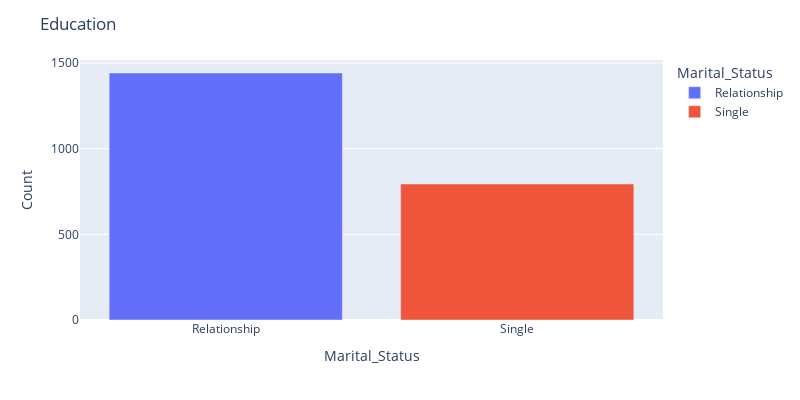

Here is the notebook cell this chart was saved with:
### Code cell
education_datafram = pd.DataFrame(df['Marital_Status'].value_counts()).reset_index()
education_datafram.columns = ['Marital_Status', 'Count']

fig = px.bar(education_datafram,
            x='Marital_Status',
            y='Count',
            color='Marital_Status')
fig.update_layout(width=800, height=400, title='Education ')
fig.show()

### Figure 1 — Plotly figure (JSON) as saved in the notebook; plotly's stock layout.template omitted (floating-point values rounded to 4 significant figures)
{"data": [{"alignmentgroup": "True", "hovertemplate": "Marital_Status=%{x}<br>Count=%{y}<extra></extra>", "legendgroup": "Relationship", "marker": {"color": "#636efa", "pattern": {"shape": ""}}, "name": "Relationship", "offsetgroup": "Relationship", "orientation": "v", "showlegend": true, "textposition": "auto", "type": "bar", "x": ["Relationship"], "xaxis": "x", "y": [1442], "yaxis": "y"}, {"alignmentgroup": "True", "hovertemplate": "Marital_Status=%{x}<br>Count=%{y}<extra></extra>", "legendgroup": "Single", "marker": {"color": "#EF553B", "pattern": {"shape": ""}}, "name": "Single", "offsetgroup": "Single", "orientation": "v", "showlegend": true, "textposition": "auto", "type": "bar", "x": ["Single"], "xaxis": "x", "y": [794], "yaxis": "y"}], "layout": {"barmode": "relative", "height": 400, "legend": {"title": {"text": "Marital_Status"}, "tracegroupgap": 0}, "margin": {"t": 60}, "title": {"text": "Education "}, "width": 800, "xaxis": {"anchor": "y", "categoryarray": ["Relationship", "Single"], "categoryorder": "array", "domain": [0, 1], "title": {"text": "Marital_Status"}}, "yaxis": {"anchor": "x", "domain": [0, 1], "title": {"text": "Count"}}}}
